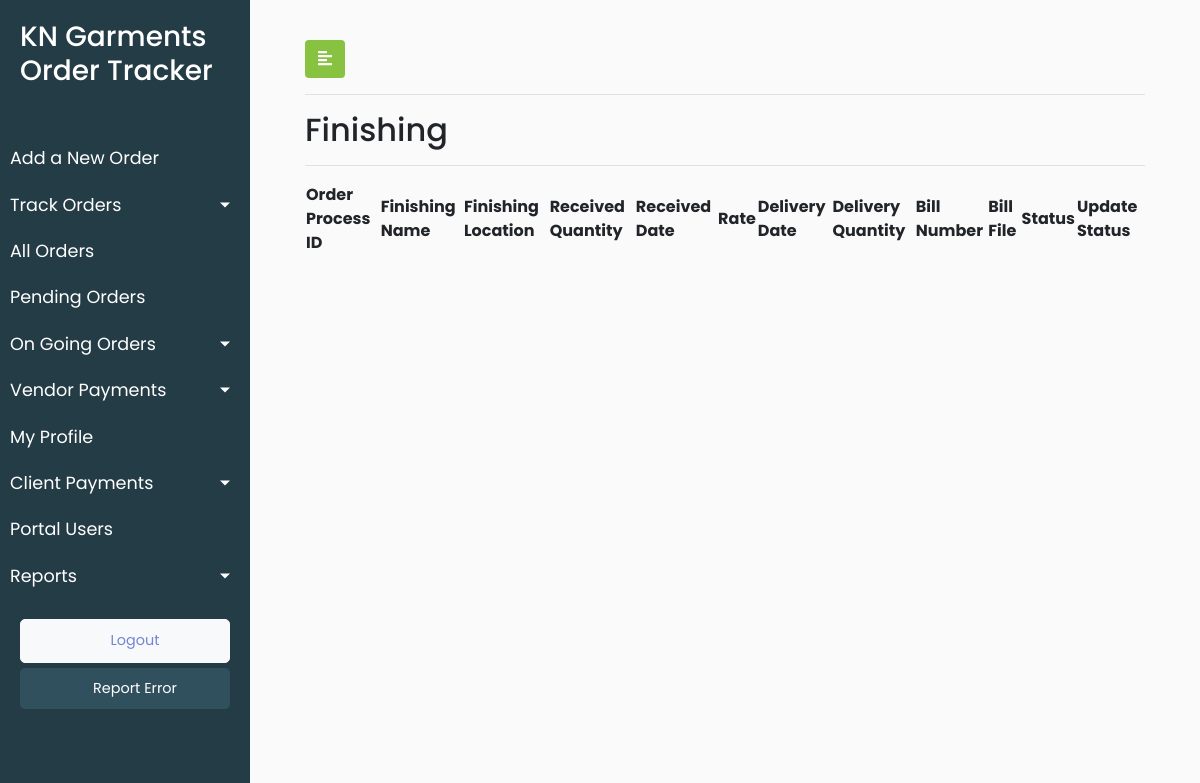
The app's page /track_order_finishing_order/ (signed in), older data.
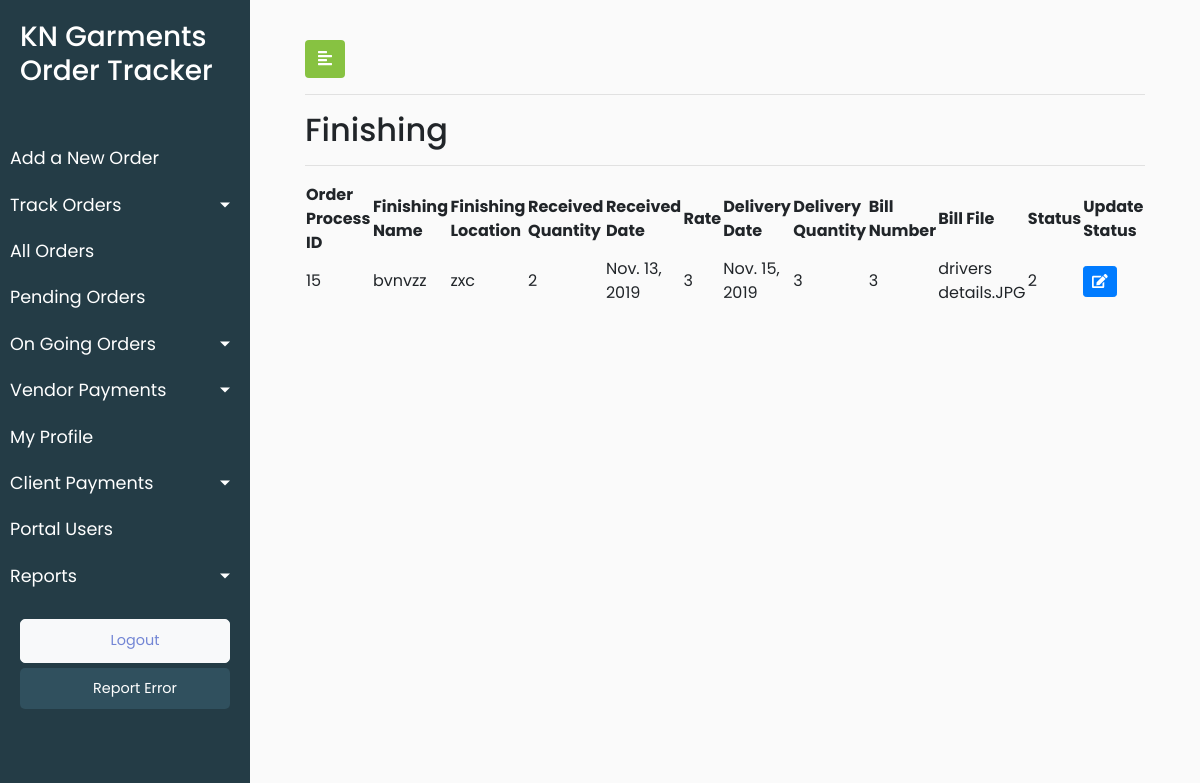
The same page, newer data.
### KNGarment_Order_TrackPro_App/models.py (models this page shows, shortened)
class Process(models.Model):
    Paid = 1
    Pending = 2
    PAYMENT_STATUS=((Paid,'Paid'), (Pending,'Pending'))
    process_vendor_name = models.CharField(max_length=920,blank=True)
    process_vendor_location = models.CharField(max_length=920,blank=True)
    process_received_quantity = models.IntegerField(blank=True,null=True)
    process_received_date = models.DateField(default=timezone.now)
    process_delivery_date = models.DateField(default=timezone.now)
    process_bill_number = models.IntegerField(blank=True,default=0)
    process_bill_file = models.FileField(blank=True)
    process_payment_status = models.PositiveSmallIntegerField(choices=PAYMENT_STATUS,default=Pending,blank=True)
    process_date_of_entry = models.DateTimeField(default=timezone.now)
    process_vendor_id = models.ForeignKey(Vendor, on_delete = models.CASCADE,blank=True)
    process_order_id = models.ForeignKey(Orders, on_delete=models.CASCADE,blank=True)
    objects = InheritanceManager()
    class Meta:
        verbose_name_plural = "Process List"
        verbose_name = "Process"

class Finishing(Process):
    Finishing = 4
    process_type = models.PositiveSmallIntegerField(default=Finishing)
    finishing_rate = models.IntegerField()
    finishing_delivery_quantity = models.IntegerField()
    class Meta:
        verbose_name_plural = "Finishing Orders List"
        verbose_name = "Finishing Order"

class Process(models.Model):
    Paid = 1
    Pending = 2
    PAYMENT_STATUS=((Paid,'Paid'), (Pending,'Pending'))
    process_vendor_name = models.CharField(max_length=920,blank=True)
    process_vendor_location = models.CharField(max_length=920,blank=True)
    process_received_quantity = models.IntegerField(blank=True,null=True)
    process_received_date = models.DateField(default=timezone.now)
    process_delivery_date = models.DateField(default=timezone.now)
    process_bill_number = models.IntegerField(blank=True,default=0)
    process_bill_file = models.FileField(blank=True)
    process_payment_status = models.PositiveSmallIntegerField(choices=PAYMENT_STATUS,default=Pending,blank=True)
    process_date_of_entry = models.DateTimeField(default=timezone.now)
    process_vendor_id = models.ForeignKey(Vendor, on_delete = models.CASCADE,blank=True)
    process_order_id = models.ForeignKey(Orders, on_delete=models.CASCADE,blank=True)
    objects = InheritanceManager()
    class Meta:
        verbose_name_plural = "Process List"
        verbose_name = "Process"

class Orders(models.Model):
    order_order_number = models.CharField(max_length=920)
    order_order_type = models.CharField(max_length=920)
    order_order_brands = models.CharField(max_length=920)
    order_order_style_number = models.CharField(max_length=920)
    order_order_fit = models.CharField(max_length=920)
    order_order_quantity = models.IntegerField()
    order_order_date = models.DateField(default=timezone.now)
    order_delivery_date = models.DateField(default=timezone.now)
    order_order_category = models.CharField(max_length=920)
    order_fit_sample_status = models.CharField(max_length=920)
    order_fit_sample_submitted_date = models.DateField(default=timezone.now)
    order_pps_sample_status = models.CharField(max_length=920)
    order_pps_sample_submitted_date = models.DateField(default=timezone.now)
    order_order_remark = models.CharField(max_length=920,blank=True)
    order_order_date_of_entry = models.DateTimeField(default=timezone.now)
    order_client_id = models.ForeignKey(Client, on_delete = models.CASCADE,default=1)
    def __str__(self):
        return str(self.pk)
    class Meta:
        verbose_name_plural = "Orders List"
        verbose_name = "Order"

### KNGarment_Order_TrackPro_App/views.py (the view)
# urls.py: path('track_order_finishing_order/', views.track_order_finishing_order, name = 'track_order_finishing_order'),
@login_required(login_url='/user_login')
def track_order_finishing_order(request):
    user_role = request.user.user_role
    finishing_order_objects = Finishing.objects.all()
    data = {'finishing_order':finishing_order_objects,'user_role':user_role}
    return render(request,'KNGarment_Order_TrackPro_App/Finishing.html',data)

### KNGarment_Order_TrackPro_App/templates/KNGarment_Order_TrackPro_App/Finishing.html (shortened to what this page needs)
{% extends 'KNGarment_Order_TrackPro_App/base.html' %}
{% load static %}
{% block stylesheets %}
<link rel="stylesheet" href="//cdn.datatables.net/1.10.19/css/jquery.dataTables.min.css">
{% endblock stylesheets %}
{% block content %}
<div id="content">
    <div class="container-fluid">
        <button type="button" id="sidebarCollapse" class="btn" style="background-color: #87c241;color: white">
            <i class="fas fa-align-left"></i>
        </button>
        <hr>
        <h2>Finishing</h2>
        <hr>
        <div>
            <table id="test_table" class="display" style="width:100%">
                <thead>
                    <tr>
                        <th>Order Process ID</th>
                        <th>Finishing Name</th>
                        <th> Finishing Location</th>
                        <th>Received Quantity</th>
                        <th> Received Date</th>
                        <th>Rate</th>
                        <th> Delivery Date</th>
                        <th>Delivery Quantity</th>
                        <th>Bill Number</th>
                        <th>Bill File</th>
                        <th>Status</th>
                        <th>Update Status</th>
                    </tr>
                </thead>
                <tbody>
                    {% for finishing in finishing_order %}
                    <tr>
                        <td><a href="{% url 'KNGarment_Order_TrackPro_App:update_order_detail'%}"> {{finishing.process_order_id}}</a></td>
                        <td>{{finishing.process_vendor_name}}</td>
                        <td>{{finishing.process_vendor_location}}</td>
                        <td>{{finishing.process_received_quantity}}</td>
                        <td>{{finishing.process_received_date}}</td>
                        <td>{{finishing.finishing_rate}}</td>
                        <td>{{finishing.process_delivery_date}}</td>
                        <td>{{finishing.finishing_delivery_quantity}}</td>
                        <td>{{finishing.process_bill_number}}</td>
                        <td>{{finishing.process_bill_file}}</td>
                        <td>{{finishing.process_payment_status}}</td>
                        <td>
                            <button type="button" class="update-order btn btn-sm btn-primary" data-id="{% url 'KNGarment_Order_TrackPro_App:finishing_order_update' pk=finishing.pk  %}">
                                <span class="fa fa-edit"></span>
                            </button>
                        </td>
                    </tr>
                    {% endfor %}
                </tbody>
            </table>
        </div>
    </div>
</div>
{% endblock content %}

Row changes from the older to the newer data that the page shows:
added Finishing: process_order_id "15", process_vendor_name "bvnvzz", process_vendor_location "zxc", process_received_quantity "2", process_received_date "Nov. 13, 2019", finishing_rate "3", process_delivery_date "Nov. 15, 2019", finishing_delivery_quantity "3", process_bill_number "3", process_bill_file "drivers details.JPG", process_payment_status "2"
